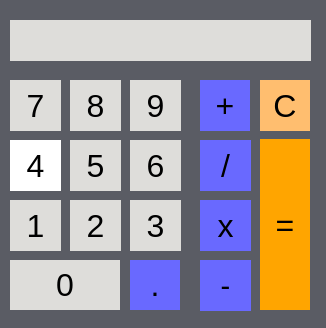
<?xml version="1.0" encoding="UTF-8"?>
<ui version="4.0">
 <author>eu</author>
 <class>MainWindow</class>
 <widget class="QMainWindow" name="MainWindow">
  <property name="geometry">
   <rect>
    <x>0</x>
    <y>0</y>
    <width>326</width>
    <height>328</height>
   </rect>
  </property>
  <property name="windowTitle">
   <string>Máquina de Turing</string>
  </property>
  <property name="styleSheet">
   <string notr="true">background-color:rgb(90, 92, 100);
border-color: rgb(61, 56, 70);</string>
  </property>
  <widget class="QWidget" name="centralwidget">
   <widget class="QLineEdit" name="display">
    <property name="geometry">
     <rect>
      <x>10</x>
      <y>20</y>
      <width>301</width>
      <height>41</height>
     </rect>
    </property>
    <property name="styleSheet">
     <string notr="true">background-color:  rgb(222, 221, 218);
border-color: rgb(94, 92, 100);
border-radius: 0px</string>
    </property>
   </widget>
   <widget class="QPushButton" name="btIgual">
    <property name="geometry">
     <rect>
      <x>260</x>
      <y>139</y>
      <width>50</width>
      <height>171</height>
     </rect>
    </property>
    <property name="font">
     <font>
      <pointsize>24</pointsize>
     </font>
    </property>
    <property name="styleSheet">
     <string notr="true">background-color: orange;
border-radius: 0px</string>
    </property>
    <property name="text">
     <string>=</string>
    </property>
   </widget>
   <widget class="QPushButton" name="btMais">
    <property name="geometry">
     <rect>
      <x>200</x>
      <y>80</y>
      <width>50</width>
      <height>51</height>
     </rect>
    </property>
    <property name="font">
     <font>
      <pointsize>24</pointsize>
     </font>
    </property>
    <property name="styleSheet">
     <string notr="true">background-color: rgb(105, 105, 255);
border-radius: 0px</string>
    </property>
    <property name="text">
     <string>+</string>
    </property>
   </widget>
   <widget class="QPushButton" name="btMenos">
    <property name="geometry">
     <rect>
      <x>200</x>
      <y>260</y>
      <width>51</width>
      <height>51</height>
     </rect>
    </property>
    <property name="font">
     <font>
      <pointsize>22</pointsize>
     </font>
    </property>
    <property name="styleSheet">
     <string notr="true">background-color: rgb(105, 105, 255);
border-radius: 0px</string>
    </property>
    <property name="text">
     <string>-</string>
    </property>
   </widget>
   <widget class="QPushButton" name="btDiv">
    <property name="geometry">
     <rect>
      <x>200</x>
      <y>140</y>
      <width>51</width>
      <height>51</height>
     </rect>
    </property>
    <property name="font">
     <font>
      <pointsize>24</pointsize>
     </font>
    </property>
    <property name="styleSheet">
     <string notr="true">background-color: rgb(105, 105, 255);
border-radius: 0px</string>
    </property>
    <property name="text">
     <string>/</string>
    </property>
   </widget>
   <widget class="QPushButton" name="btMult">
    <property name="geometry">
     <rect>
      <x>200</x>
      <y>200</y>
      <width>51</width>
      <height>51</height>
     </rect>
    </property>
    <property name="font">
     <font>
      <pointsize>24</pointsize>
     </font>
    </property>
    <property name="styleSheet">
     <string notr="true">background-color: rgb(105, 105, 255);
border-radius: 0px</string>
    </property>
    <property name="text">
     <string>x</string>
    </property>
   </widget>
   <widget class="QFrame" name="frame">
    <property name="geometry">
     <rect>
      <x>10</x>
      <y>80</y>
      <width>191</width>
      <height>231</height>
     </rect>
    </property>
    <property name="frameShape">
     <enum>QFrame::NoFrame</enum>
    </property>
    <property name="frameShadow">
     <enum>QFrame::Plain</enum>
    </property>
    <widget class="QPushButton" name="btQuatro">
     <property name="geometry">
      <rect>
       <x>0</x>
       <y>60</y>
       <width>51</width>
       <height>51</height>
      </rect>
     </property>
     <property name="font">
      <font>
       <pointsize>24</pointsize>
      </font>
     </property>
     <property name="styleSheet">
      <string notr="true">background-color: rgb(255, 255, 255);
border-radius: 0px</string>
     </property>
     <property name="text">
      <string>4</string>
     </property>
    </widget>
    <widget class="QPushButton" name="btPonto">
     <property name="geometry">
      <rect>
       <x>120</x>
       <y>180</y>
       <width>50</width>
       <height>50</height>
      </rect>
     </property>
     <property name="font">
      <font>
       <pointsize>24</pointsize>
      </font>
     </property>
     <property name="styleSheet">
      <string notr="true">background-color: rgb(105, 105, 255);
border-radius: 0px</string>
     </property>
     <property name="text">
      <string>.</string>
     </property>
    </widget>
    <widget class="QPushButton" name="btZero">
     <property name="geometry">
      <rect>
       <x>0</x>
       <y>180</y>
       <width>110</width>
       <height>50</height>
      </rect>
     </property>
     <property name="font">
      <font>
       <pointsize>24</pointsize>
      </font>
     </property>
     <property name="styleSheet">
      <string notr="true">background-color: rgb(222, 221, 218);
border-radius: 0px</string>
     </property>
     <property name="text">
      <string>0</string>
     </property>
    </widget>
    <widget class="QPushButton" name="btNove">
     <property name="geometry">
      <rect>
       <x>120</x>
       <y>0</y>
       <width>51</width>
       <height>51</height>
      </rect>
     </property>
     <property name="font">
      <font>
       <pointsize>24</pointsize>
      </font>
     </property>
     <property name="styleSheet">
      <string notr="true">background-color: rgb(222, 221, 218);
border-radius: 0px</string>
     </property>
     <property name="text">
      <string>9</string>
     </property>
    </widget>
    <widget class="QPushButton" name="btSeis">
     <property name="geometry">
      <rect>
       <x>120</x>
       <y>60</y>
       <width>51</width>
       <height>51</height>
      </rect>
     </property>
     <property name="font">
      <font>
       <pointsize>24</pointsize>
      </font>
     </property>
     <property name="styleSheet">
      <string notr="true">background-color: rgb(222, 221, 218);
border-radius: 0px</string>
     </property>
     <property name="text">
      <string>6</string>
     </property>
    </widget>
    <widget class="QPushButton" name="btCinco">
     <property name="geometry">
      <rect>
       <x>60</x>
       <y>60</y>
       <width>51</width>
       <height>51</height>
      </rect>
     </property>
     <property name="font">
      <font>
       <pointsize>24</pointsize>
      </font>
     </property>
     <property name="styleSheet">
      <string notr="true">background-color: rgb(222, 221, 218);
border-radius: 0px</string>
     </property>
     <property name="text">
      <string>5</string>
     </property>
    </widget>
    <widget class="QPushButton" name="btTres">
     <property name="geometry">
      <rect>
       <x>120</x>
       <y>120</y>
       <width>51</width>
       <height>51</height>
      </rect>
     </property>
     <property name="font">
      <font>
       <pointsize>24</pointsize>
      </font>
     </property>
     <property name="styleSheet">
      <string notr="true">background-color: rgb(222, 221, 218);
border-radius: 0px</string>
     </property>
     <property name="text">
      <string>3</string>
     </property>
    </widget>
    <widget class="QPushButton" name="btDois">
     <property name="geometry">
      <rect>
       <x>60</x>
       <y>120</y>
       <width>51</width>
       <height>51</height>
      </rect>
     </property>
     <property name="font">
      <font>
       <pointsize>24</pointsize>
      </font>
     </property>
     <property name="styleSheet">
      <string notr="true">background-color: rgb(222, 221, 218);
border-radius: 0px</string>
     </property>
     <property name="text">
      <string>2</string>
     </property>
    </widget>
    <widget class="QPushButton" name="btOito">
     <property name="geometry">
      <rect>
       <x>60</x>
       <y>0</y>
       <width>51</width>
       <height>51</height>
      </rect>
     </property>
     <property name="font">
      <font>
       <pointsize>24</pointsize>
      </font>
     </property>
     <property name="styleSheet">
      <string notr="true">background-color: rgb(222, 221, 218);
border-radius: 0px</string>
     </property>
     <property name="text">
      <string>8</string>
     </property>
    </widget>
    <widget class="QPushButton" name="btSete">
     <property name="geometry">
      <rect>
       <x>0</x>
       <y>0</y>
       <width>51</width>
       <height>51</height>
      </rect>
     </property>
     <property name="font">
      <font>
       <pointsize>24</pointsize>
      </font>
     </property>
     <property name="styleSheet">
      <string notr="true">background-color: rgb(222, 221, 218);
border-radius: 0px</string>
     </property>
     <property name="text">
      <string>7</string>
     </property>
    </widget>
    <widget class="QPushButton" name="btUm">
     <property name="geometry">
      <rect>
       <x>0</x>
       <y>120</y>
       <width>51</width>
       <height>51</height>
      </rect>
     </property>
     <property name="font">
      <font>
       <pointsize>24</pointsize>
      </font>
     </property>
     <property name="styleSheet">
      <string notr="true">background-color: rgb(222, 221, 218);
border-radius: 0px</string>
     </property>
     <property name="text">
      <string>1</string>
     </property>
    </widget>
   </widget>
   <widget class="QPushButton" name="btClear">
    <property name="geometry">
     <rect>
      <x>260</x>
      <y>80</y>
      <width>50</width>
      <height>51</height>
     </rect>
    </property>
    <property name="font">
     <font>
      <pointsize>24</pointsize>
     </font>
    </property>
    <property name="styleSheet">
     <string notr="true">background-color: rgb(255, 190, 111);
border-radius: 0px</string>
    </property>
    <property name="text">
     <string>C</string>
    </property>
   </widget>
   <zorder>frame</zorder>
   <zorder>btIgual</zorder>
   <zorder>btMais</zorder>
   <zorder>btMenos</zorder>
   <zorder>btDiv</zorder>
   <zorder>btMult</zorder>
   <zorder>display</zorder>
   <zorder>btClear</zorder>
  </widget>
 </widget>
 <resources/>
 <connections/>
 <designerdata>
  <property name="gridDeltaX">
   <number>10</number>
  </property>
  <property name="gridDeltaY">
   <number>10</number>
  </property>
  <property name="gridSnapX">
   <bool>true</bool>
  </property>
  <property name="gridSnapY">
   <bool>true</bool>
  </property>
  <property name="gridVisible">
   <bool>true</bool>
  </property>
 </designerdata>
</ui>
